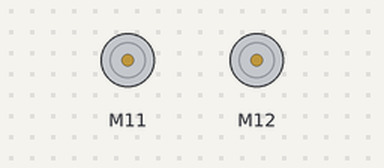
Simulated run of this sketch. Board: Arduino Uno, built with avr-gcc and run on an emulated ATmega328P. On the bench: 2 × DC motor (green arrow = forward, orange = backward, longer = faster).

Above: at 0.1 s.
At 0.9 s:
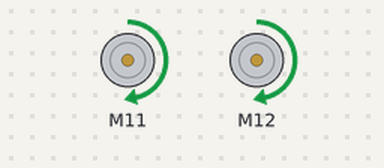
Timing chart, 0 to 2.4 s (numbered marks = the images above):
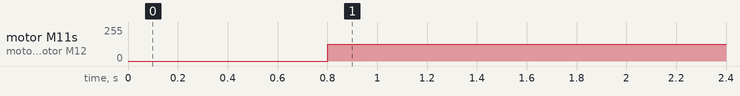

Measured:
- by itself, motor M11, motor M12: stopped → forward 125/255 at 0.80 s

The sketch:

Gyro_Sensor.ino
```cpp
#include <Arduino.h>
#include <MeAuriga.h>
#include <Wire.h>
int gyroPin = 0x69;
MeGyro gyro(0, gyroPin);
MeEncoderOnBoard RightMotor(SLOT1);
MeEncoderOnBoard LeftMotor(SLOT2);
void setup() {
  Serial.begin(9600);
  Wire.begin();
  gyro.begin();
}
void loop() {
  RightMotor.loop();
  LeftMotor.loop();
  int x = gyro.getAngle(2);  //Z –using the internal gyro sensor.
  if (x < 90) {
    RightMotor.setMotorPwm(125);
    LeftMotor.setMotorPwm(125);  // left motor is mounted opposite dir vs RightMotor
  } else {
    RightMotor.setMotorPwm(0);
    LeftMotor.setMotorPwm(0);  // left motor is mounted opposite dir vs RightMotor
  }
  delay(50);
}
```
